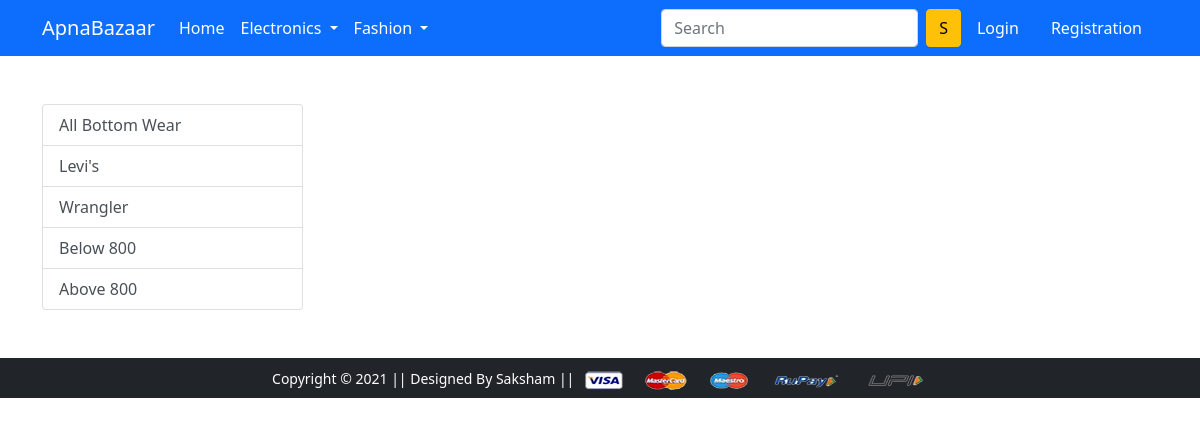
Page /bottomwear/levis/ on the earlier database version.
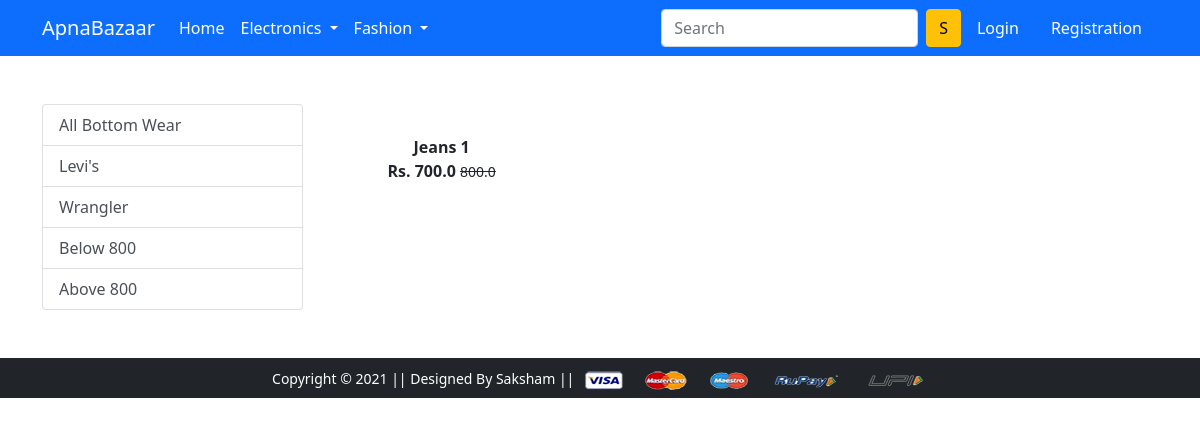
Same page on the later database version.
### app/models.py (models this page shows, shortened)
class Product(models.Model):
    title = models.CharField(max_length=100)
    selling_price = models.FloatField()
    discounted_price = models.FloatField()
    description = models.TextField()
    brand = models.CharField(max_length=100)
    category = models.CharField(choices=CATEGORY_CHOICES, max_length=2)
    product_image = models.ImageField(upload_to='productimg')

### app/views.py (the view)
# urls.py: path('bottomwear/', views.bottomwear, name='bottomwear'),
def bottomwear(request,data=None):
    totalitem = 0
    if data==None:
        bottomwears=Product.objects.filter(category='BW')
    elif data=='levis' or data=='wrangler':
        bottomwears=Product.objects.filter(category='BW').filter(brand=data)
    elif data=='below':
        bottomwears=Product.objects.filter(category='BW').filter(discounted_price__lt=500)
    elif data=='above':
        bottomwears=Product.objects.filter(category='BW').filter(discounted_price__gt=500)
    if request.user.is_authenticated:
        totalitem=len(Cart.objects.filter(user=request.user))
    return render(request, 'app/bottomwear.html',{'bottomwears':bottomwears,'totalitem':totalitem})

### app/templates/app/bottomwear.html (shortened to what this page needs)
{% extends 'app/base.html' %}
{% load static %}
{% block main-content %}
<div class="container my-5">
 <div class="row">
  <div class="col-sm-3">
   <div class="list-group">
        <a href="{% url 'bottomwear' %}" class="list-group-item list-group-item-action" aria-current="true">All Bottom Wear</a>
        <a href="{% url 'bottomweardata' 'levis' %}" class="list-group-item list-group-item-action" aria-current="true">Levi's</a>
        <a href="{% url 'bottomweardata' 'wrangler' %}" class="list-group-item list-group-item-action" aria-current="true">Wrangler</a>
        <a href="{% url 'bottomweardata' 'below' %}" class="list-group-item list-group-item-action" aria-current="true">Below 800</a>
        <a href="{% url 'bottomweardata' 'above' %}" class="list-group-item list-group-item-action" aria-current="true">Above 800</a>
    </div>
  </div>
  <div class="col-sm-8">
      <div class="row">
          {% for product in bottomwears %}
          <div class="col-sm-4 text-center mb-4">
              <a href="{% url 'product-detail' product.id %}" class="btn">
                  <div class="item">
                      <div class="fw-bold">{{product.title}}</div>
                      <div class="fw-bold">Rs. {{product.discounted_price}}
                        <small class="fw-light text-decoration-line-through">{{product.selling_price}}</small>
                      </div>
                  </div>
              </a>
          </div>
          {% endfor %}
      </div>
  </div>
 </div>
</div>
{% endblock main-content %}

Differences in the rows shown:
now on this page (row edited): Product: title "Jeans 1", discounted_price "700.0", selling_price "800.0"
